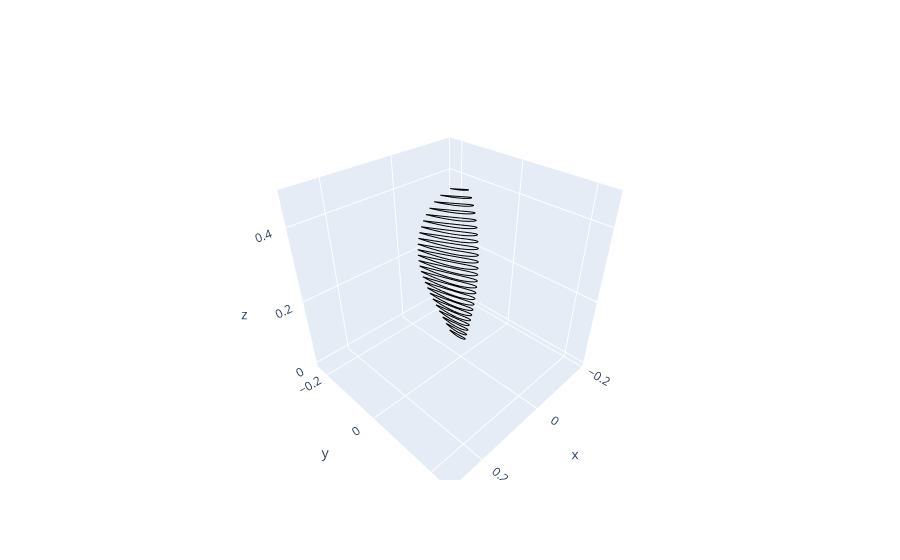
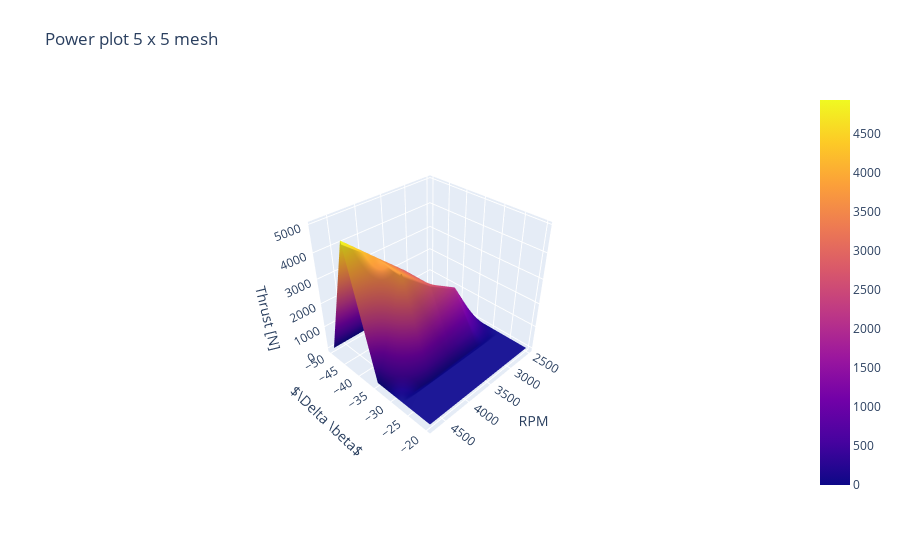

The notebook cell these images were saved under, in order:
### Markdown cell above
# Iteration of the rotor design.

So what happens if the maximum thrust we find is not sufficient? Remember when a thrust or power value was specified for which the rotor would be optimized? We can increase this value  to increase the maximum thrust value, this however does come a cost that the blade is less efficient at the cruise setting. With the updated geometry we can then perform the offdesign analysis again to find the newly acquired maximum thrust. This process is then repeated until the engineer is  sufficiently happy with the margin on the maximum thrust and the design thrust of the propeller.

The opportunity is given below to go through this process yourself with the code cell below where all of the relevant code has been appended. The mesh spacing has been increased to decrease computation time, however if nearing to your final design you can decrease the mesh spacing again. The design point is described in the first few lines of code. Sometimes the results are odd with the majority failing or having no solution at all. In this case it is advised to increase the radius of your propeller or change the amount of blades.

### Code cell
# Define operatonal parameters
thrust_req = 350
v_cruise = 210/3.6
h_cruise = 1200
isa = tud.ISA(h_cruise) 
a_snd = isa.soundspeed() # Speed of sound
rho_cr = isa.density() # Air density
dyn_vis = isa.viscosity_dyn() # Dynamic viscosity

# Define the specified conditions for the propeller geometry in the data structure
prop_class = tud.Propeller(
                    n_blades=6, # Number of blades
                    r_prop=0.5, # propeller radius
                    rpm_cruise=1200, 
                    tc_ratio=0.12,  # Thickness to chord ratio of airfoil
                    xi_0=0.1 # nondimensional hub radius (r_hub/R)
                    ) 

#---------------------------- Blade geometry optimization ---------------------------------
# Initiazlie BEM class
design = prop.BEM(data_path, prop_class, rho_cr, 
                  dyn_vis, v_cruise, n_stations, a_snd, T=thrust_req)

# Execute the BEM optimisation with initial estimate of 0
res_dict = design.optimise_blade(zeta_init=0)
plot.plot_3D_plotly() # Creates an interactive 3D plot

#------------------- Off design analysis ---------------------------------------------------------
n = 5 # Mesh size

pitch_arr  = np.linspace(-20, -50, n)
rpm_arr = np.linspace(2500,rpm_hvr, n)
X,Y = np.meshgrid(rpm_arr,pitch_arr)
Z_thrust = np.zeros(X.shape)
Z_eff = np.zeros(X.shape)
Z_power = np.zeros(X.shape)

for col, rpm in enumerate(rpm_arr):
    hover_cond = prop.OffDesignAnalysisBEM(data_path, prop_class, v_hvr, rpm, rho, dyn_vis, a_snd)

    for row, dpitch in enumerate(np.radians(pitch_arr)):
        try:
            res = hover_cond.analyse_propeller(dpitch, abs_extrapolation=7)
        except ValueError:
            print(f"pitch {np.radians(dpitch)} results in AoA outside of the dataset and the additional extrapolation range")
            continue
        except RuntimeError as error:
            print(error)
            continue

        power_req = res["power_coeff"]*rho*(rpm_hvr/60)**3*32*prop_class.r_prop**5/1e3

        Z_thrust[row,col] = res["thrust"]
        Z_eff[row,col] = res["eff"]*100
        Z_power[row,col] =  power_req


# Create the figure
fig = go.Figure(data=[go.Surface(z=Z_thrust, x=X, y=Y)])
fig.update_layout(
    scene=dict(
        xaxis_title='RPM',
        yaxis_title=r'$\Delta \beta$',
        zaxis_title=f'Thrust [N]'))

fig.update_layout(
    scene_camera=dict(
        eye=dict(x=1.8, y=1.8, z=1.8)))

fig.update_layout(title=f'{type} plot {n} x {n} mesh ', autosize=True,
                margin=dict(l=65, r=50, b=65, t=90))

# Show the plot
fig.show()
